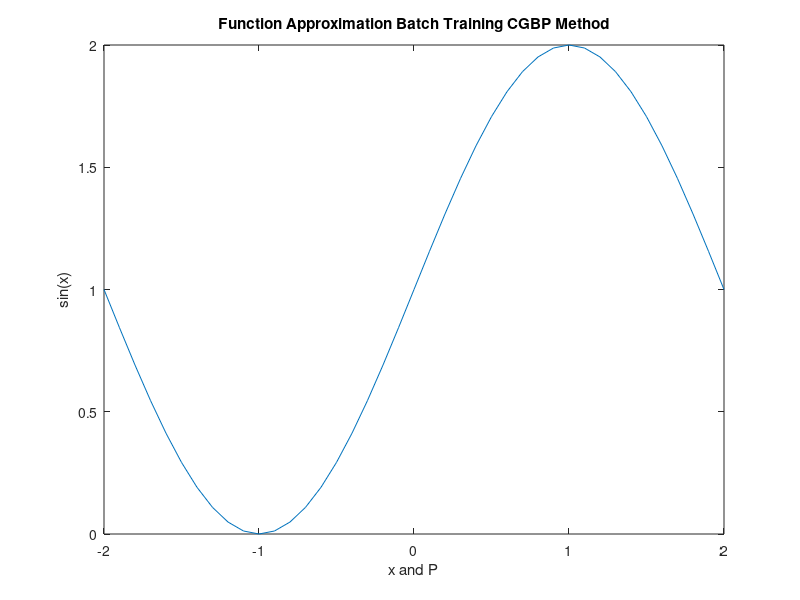

The MATLAB script that drew this image: (Note: this script raises an error after producing the figure.)
%% Batch_Training_CGBP_Finction_Modeling_HW5_E12_16
clear
clc

%% Main Function Plot
x = -2:0.1:2;
y = 1 + sin((pi/2).*x);
plot(x,y)
xlabel('x and P')
ylabel('sin(x)')
title('Function Approximation Batch Training CGBP Method')

%% Network 1-2-1
P = [-2:0.1:2]';
W1 = -0.5 + (0.5+0.5)*rand(2,1);
b1 = -0.5 + (0.5+0.5)*rand(2,1);
W2 = -0.5 + (0.5+0.5)*rand(1,2);
b2 = -0.5 + (0.5+0.5)*rand(1,1);
epsilon = 0.001;
tol = 0.01;

X0 = [W1(1,1);W1(2,1);b1(1,1);b1(2,1);W2(1,1);W2(1,2);b2];
X = X0;
t = (1 + sin((pi/2).*P))';
taw = 0.618;

for kk = 1:4200
    
for ii = 1:size(P,1)
    
    n1 = [X(1,1);X(2,1)] * P(ii,1) + [X(3,1);X(4,1)];
    a1 = logsig(n1);
    n2 = [X(5,1) X(6,1)] * a1 + X(7,1);
    a2 = purelin(n2);
    e(1,ii) = t(1,ii)-a2;
    Fdot2 = 1;
    s2 = -2 * Fdot2 * e(1,ii);
    Fdot1 = zeros(size(n1,1),size(n1,1));
    
    for jj = 1:2
        
        Fdot1(jj,jj) = (1-a1(jj,1)) * a1(jj,1);
        
    end
    
    s1 = Fdot1 * ([X(5,1) X(6,1)])' * s2;
    
    g1_W = s1*(P(ii,1))';
    g11_W(1,ii) = g1_W(1,1);
    g12_W(1,ii) = g1_W(2,1);
    g1_b = s1;
    g11_b(1,ii) = g1_b(1,1);
    g12_b(1,ii) = g1_b(2,1);
    
    g2_W = s2*(a1)';
    g21_W(ii,1) = g2_W(1,1);
    g22_W(ii,1) = g2_W(1,2);
    g2_b(1,ii) = s2;
    
    A2_Prime(1,ii) = a2;
    
end

g1_total_W = [sum(g11_W);sum(g12_W)];
g1_total_b = [sum(g11_b);sum(g12_b)];

g2_total_W = [sum(g21_W) sum(g22_W)];
g2_total_b = sum(g2_b);

Fx(1,kk) = e*(e)';

if kk==1
    
    g0 = [g1_total_W(1,1);g1_total_W(2,1);g1_total_b(1,1);g1_total_b(2,1);g2_total_W(1,1);g2_total_W(1,2);g2_total_b];
    p0 = -g0;
    
    Fprimex(1,1) = Fx(1,kk);
    for jj = 1:40
        
        Xprime = X0;
        Xprime = Xprime + jj*epsilon*p0;
        for ii = 1:size(P,1)
            
            n1 = [Xprime(1,1);Xprime(2,1)] * P(ii,1) + [Xprime(3,1);Xprime(4,1)];
            a1 = logsig(n1);
            n2 = [Xprime(5,1) Xprime(6,1)] * a1 + Xprime(7,1);
            a2 = purelin(n2);
            e(1,ii) = t(1,ii)-a2;
            
        end
        
        Fprimex(1,jj+1) = e*(e)';
    end
    
    for ll = 1:(size(Fprimex,2)-2)
        
        if Fprimex(1,ll)>Fprimex(1,ll+1) && Fprimex(1,ll+2)>Fprimex(1,ll+1)
            u = ll;
            break;
        end
    end
    
    a = u*epsilon;
    b = (u+2)*epsilon;
    c = a + (1-taw)*(b-a);
    d = b - (1-taw)*(b-a);
    while (b-a)>tol
        
        Xprime = X0;
        Xprime = Xprime + c*p0;
        for ii = 1:size(P,1)
            
            n1 = [Xprime(1,1);Xprime(2,1)] * P(ii,1) + [Xprime(3,1);Xprime(4,1)];
            a1 = logsig(n1);
            n2 = [Xprime(5,1) Xprime(6,1)] * a1 + Xprime(7,1);
            a2 = purelin(n2);
            e(1,ii) = t(1,ii)-a2;
            
        end
        
        Fc = e*(e)';
        
        Xprime = X0;
        Xprime = Xprime + d*p0;
        for ii = 1:size(P,1)
            
            n1 = [Xprime(1,1);Xprime(2,1)] * P(ii,1) + [Xprime(3,1);Xprime(4,1)];
            a1 = logsig(n1);
            n2 = [Xprime(5,1) Xprime(6,1)] * a1 + Xprime(7,1);
            a2 = purelin(n2);
            e(1,ii) = t(1,ii)-a2;
            
        end
        
        Fd = e*(e)';
        
        if Fc < Fd
            
            a = a;
            b = d;
            d = c;
            c = a + (1-taw)*(b-a);
        else
            
            a = c;
            b = b;
            c = d;
            d = b - (1-taw)*(b-a);
            
        end
        
    end
    
    alpha = b;
    
    X = X0;
    X = X+alpha*p0;
    p = p0;
    g_previous = g0'*g0;
end





if kk>=2
    
    g = [g1_total_W(1,1);g1_total_W(2,1);g1_total_b(1,1);g1_total_b(2,1);g2_total_W(1,1);g2_total_W(1,2);g2_total_b];
    if kk<=7
        
        beta = (g'*g)/(g_previous);
        p = -g + beta*p;
        
    else
        p = -g;
    end
    
    Fprimex(1,1) = Fx(1,kk);
    for jj = 1:40
        
        Xprime = X;
        Xprime = Xprime + jj*epsilon*p;
        for ii = 1:size(P,1)
            
            n1 = [Xprime(1,1);Xprime(2,1)] * P(ii,1) + [Xprime(3,1);Xprime(4,1)];
            a1 = logsig(n1);
            n2 = [Xprime(5,1) Xprime(6,1)] * a1 + Xprime(7,1);
            a2 = purelin(n2);
            e(1,ii) = t(1,ii)-a2;
            
        end
        
        Fprimex(1,jj+1) = e*(e)';
    end
    
    for ll = 1:(size(Fprimex,2)-2)
        
        if Fprimex(1,ll)>Fprimex(1,ll+1) && Fprimex(1,ll+2)>Fprimex(1,ll+1)
            u = ll;
            break;
        end
    end
    
    a = u*epsilon;
    b = (u+2)*epsilon;
    c = a + (1-taw)*(b-a);
    d = b - (1-taw)*(b-a);
    while (b-a)>tol
        
        Xprime = X;
        Xprime = Xprime + c*p;
        for ii = 1:size(P,1)
            
            n1 = [Xprime(1,1);Xprime(2,1)] * P(ii,1) + [Xprime(3,1);Xprime(4,1)];
            a1 = logsig(n1);
            n2 = [Xprime(5,1) Xprime(6,1)] * a1 + Xprime(7,1);
            a2 = purelin(n2);
            e(1,ii) = t(1,ii)-a2;
            
        end
        
        Fc = e*(e)';
        
        Xprime = X;
        Xprime = Xprime + d*p;
        for ii = 1:size(P,1)
            
            n1 = [Xprime(1,1);Xprime(2,1)] * P(ii,1) + [Xprime(3,1);Xprime(4,1)];
            a1 = logsig(n1);
            n2 = [Xprime(5,1) Xprime(6,1)] * a1 + Xprime(7,1);
            a2 = purelin(n2);
            e(1,ii) = t(1,ii)-a2;
            
        end
        
        Fd = e*(e)';
        
        if Fc < Fd
            
            a = a;
            b = d;
            d = c;
            c = a + (1-taw)*(b-a);
        else
            
            a = c;
            b = b;
            c = d;
            d = b - (1-taw)*(b-a);
            
        end
        
    end
    
    alpha = b;
    X = X + alpha*p;
    g_previous = g'*g;
end



 
end

 %% The Value Of Final Weights and Biases
fprintf('The First Layer Weight Matrix Of 1-2-1 Network Converges to\n')
disp([X(1,1);X(2,1)])
fprintf('The First Layer Bias Matrix Of 1-2-1 Network Converges to\n')
disp([X(3,1);X(4,1)])
fprintf('The Second Layer Weight Matrix Of 1-2-1 Network Converges to\n')
disp([X(5,1) X(6,1)])
fprintf('The Second Layer Bias Matrix Of 1-2-1 Network Converges to\n')
disp(X(7,1))

 %% Plots Of Networks Output
  hold on
  plot(P,A2_Prime)
  legend('Main Function','1-2-1 Network','Location','northwest')